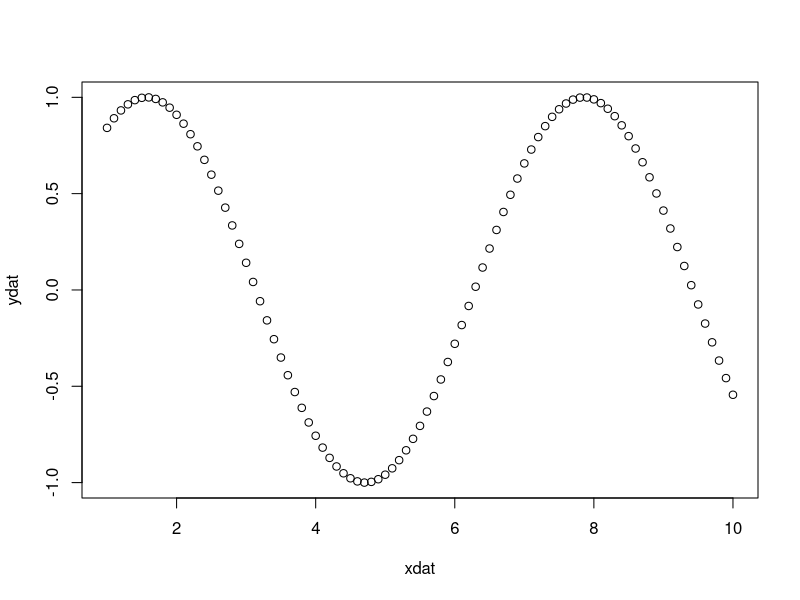
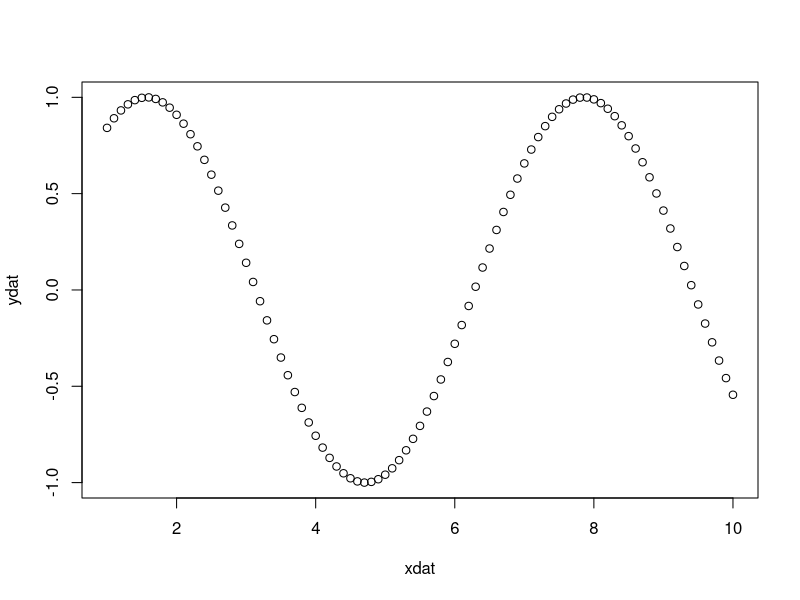
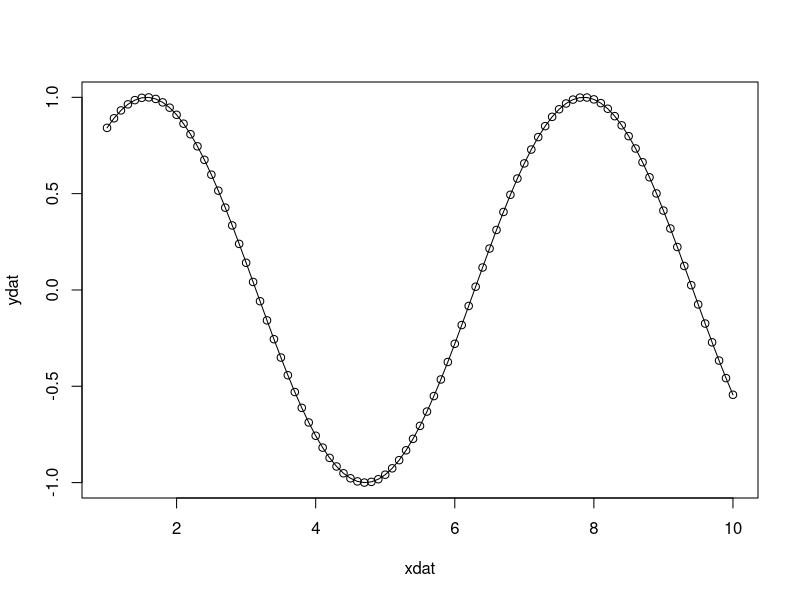
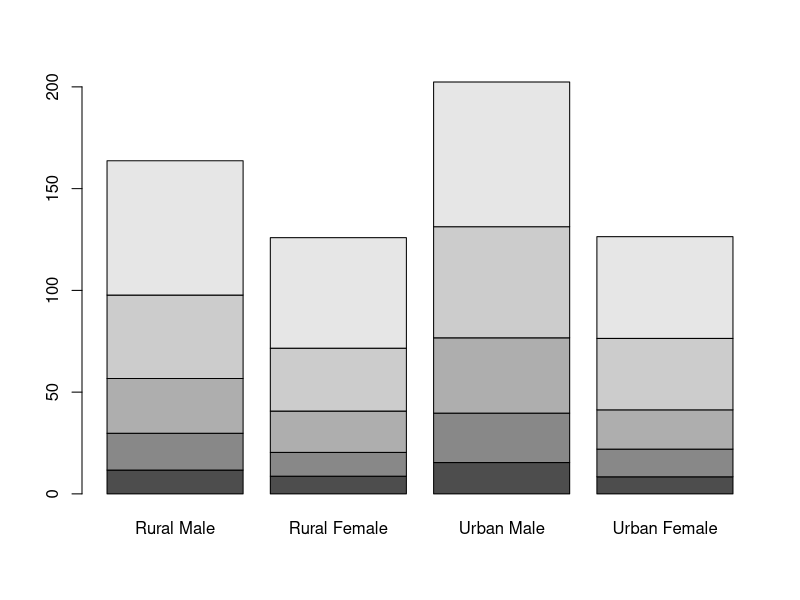
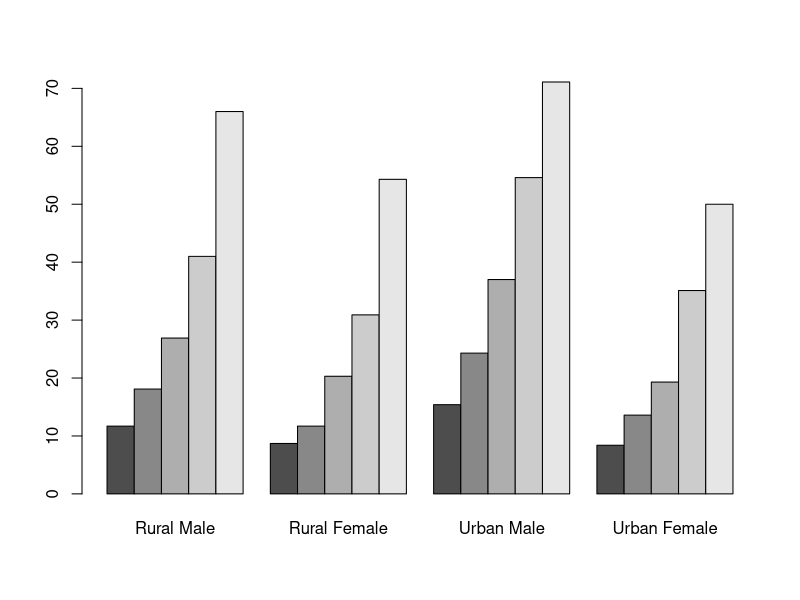
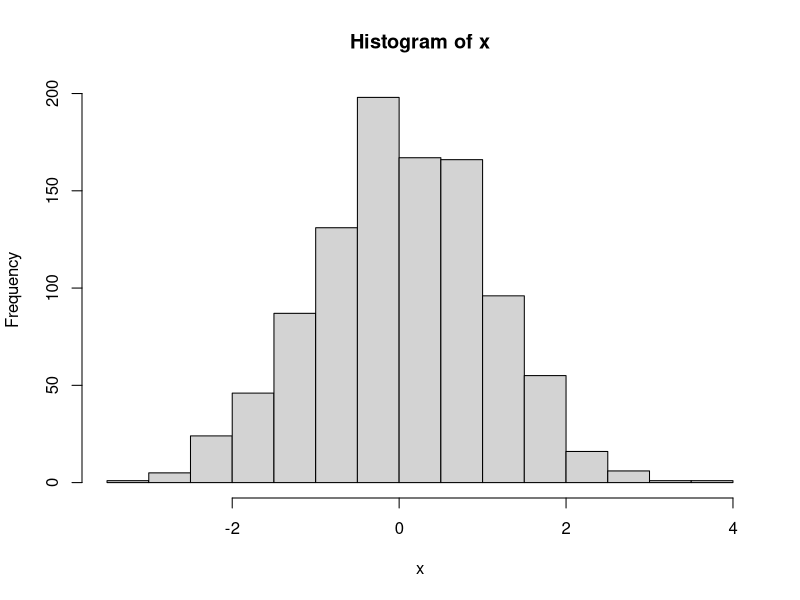
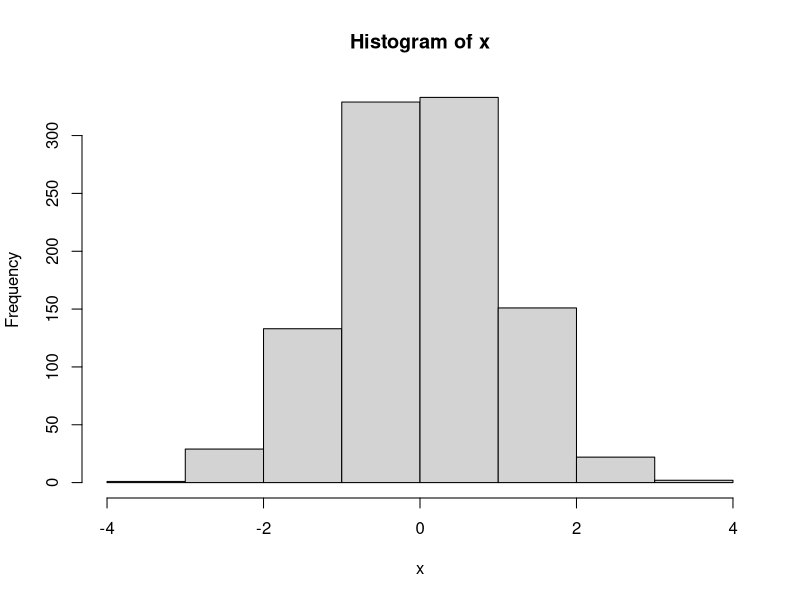
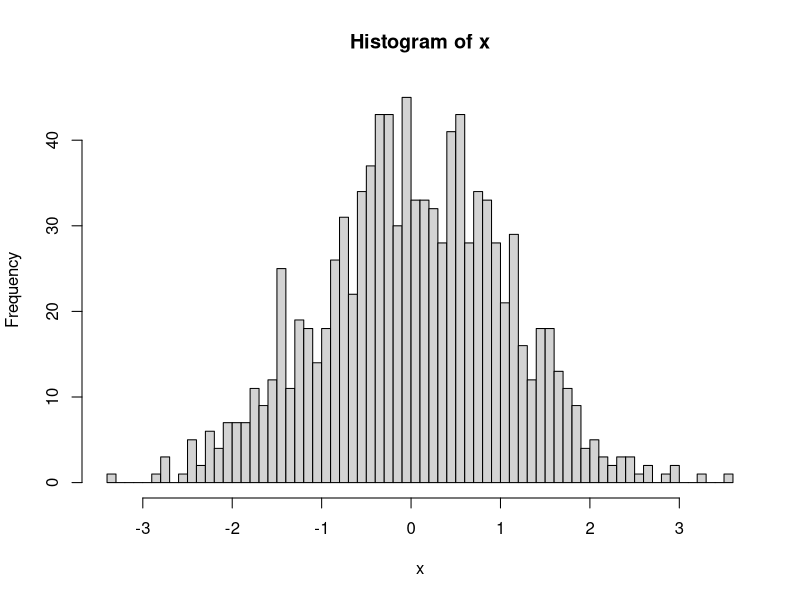

Here is the R script that generated these plots, in order:
## ---- chunk 1
# basic x,y plot
xdat <- seq(1,10,by=0.1)
ydat <- sin(xdat)

# using x,y 
plot(xdat, ydat)

#using y~x formula
plot(ydat~xdat)  
## ---- chunk 2
plot(xdat,ydat)
lines(xdat,ydat)
## ---- chunk 3
# loading some builtin data
print(VADeaths)
barplot(VADeaths)
barplot(VADeaths, beside=TRUE)
## ---- chunk 4
# 1000 normally random points with a mean of 0 and a SD of 1
x <- rnorm(1000)
hist(x)
## ---- chunk 5
hist(x,breaks = 5)
hist(x, breaks = 50)
## ---- chunk 6
hc <- hclust(dist(USArrests), "ave")
plot(hc)
## ---- chunk 7
# plot x vs y again in red, filled circles, twice normal size
plot(xdat,ydat, col="red", pch=16, cex=2)
## ---- chunk 8
plot(xdat,ydat, main="Sine curve",xlab="X Values",ylab="Y Values")
## ---- chunk 9
library(ggplot2)
dat <- data.frame(xdat, ydat)
p <- ggplot(dat, aes(x=xdat, y=ydat)) + geom_line()
print(p)

## ---- chunk 10
# some built in data about diamonds
head(diamonds)
p <- ggplot(diamonds)

# plot carat vs price
p + geom_point(aes(x=carat, y=price))

# plot carat vs price and color by clarity
p + geom_point(aes(x=carat, y=price, colour = clarity))

# plot carat vs price, color by clarity and set the transparancy to 0.5
p + geom_point(aes(x=carat, y=price, colour = clarity), alpha = 0.5)
## ---- chunk 11
# using some data about cars
head(mpg)
p <- ggplot(mpg, aes(x=displ, y=hwy)) + geom_point() + geom_smooth(method=lm)
p
## ---- chunk 12
p <- ggplot(mpg, aes(x=displ, y=hwy)) 
p <- p + geom_point(aes(col=class)) + facet_wrap(~manufacturer)
p
## ---- chunk 13
p + theme_bw()
